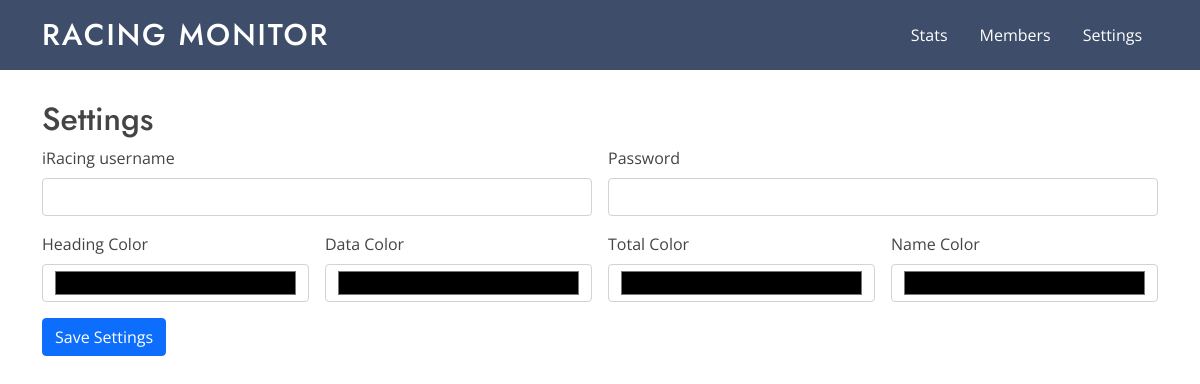
The page /meta (signed in) on the database as committed earlier.
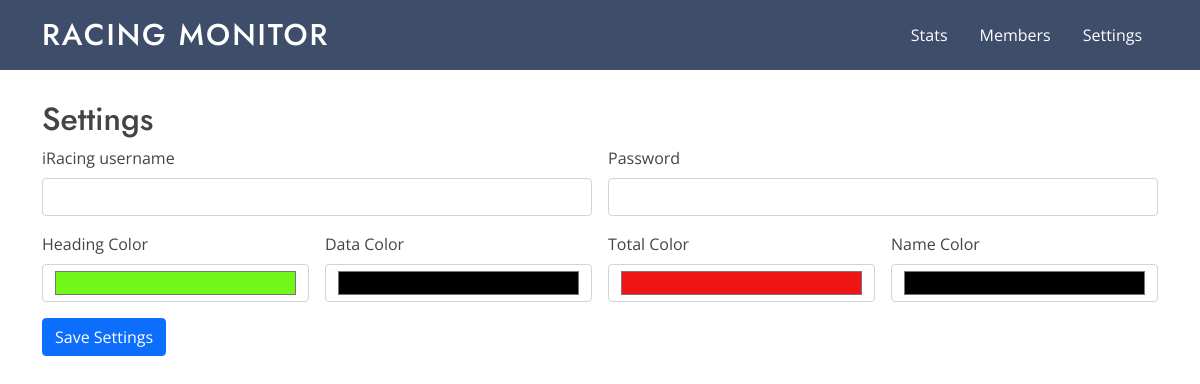
The same page on the database as committed later.
### mainapp/models.py (models this page shows)
class MetaInfo(models.Model):
  iRacing_username = models.EmailField()
  iRacing_password = models.CharField(max_length=255)
  heading_color = models.CharField(max_length=255)
  data_color = models.CharField(max_length=255)
  total_color = models.CharField(max_length=255)
  name_color = models.CharField(max_length=255)
  heading_font = models.CharField(max_length=255)
  data_font = models.CharField(max_length=255)
  total_font = models.CharField(max_length=255)
  name_font = models.CharField(max_length=255)

### mainapp/views.py (the view)
# urls.py: path('meta', views.meta, name='meta'),
@login_required
def meta(request):
  cur_setting = MetaInfo.objects.first()
  print(cur_setting)
  viewParams = {}
  if cur_setting is not None:
    viewParams['iRacing_username'] = cur_setting.iRacing_username
    fernet = Fernet(key)
    iRacing_password = fernet.decrypt(cur_setting.iRacing_password.encode()).decode()
    viewParams['iRacing_password'] = iRacing_password
    viewParams['heading_color'] = cur_setting.heading_color
    viewParams['data_color'] = cur_setting.data_color
    viewParams['total_color'] = cur_setting.total_color
    viewParams['name_color'] = cur_setting.name_color
    viewParams['heading_font'] = cur_setting.heading_font
    viewParams['data_font'] = cur_setting.data_font
    viewParams['total_font'] = cur_setting.total_font
    viewParams['name_font'] = cur_setting.name_font
  if request.method == 'GET':
    return render(request, 'mainapp/pages/meta.html', viewParams)

### templates/mainapp/pages/meta.html (shortened to what this page needs)
{% extends 'mainapp/layouts/landing_layout.html' %}
{% load static %}
{% block page_level_css%}
<link rel="stylesheet" type="text/css" href="{% static 'css/review_script.css' %}">
{% endblock %}
{% block content %}
<section class="simple-filler" style="padding:0;">
</section>
<section id="review_script" class="review_script" >
  <div class="container" data-aos="fade-up">
    <div class="row">
      <div class="md-class-3">
        <h2>Settings</h2>
      </div>
    </div>
    <form class="row g-3" action="{% url 'change_meta' %}" method="post">
      <div class="col-md-6">
        <label for="iRacing_username" class="form-label">iRacing username</label>
        <input type="email" class="form-control" id="iRacing_username" name="iRacing_username">
      </div>
      <div class="col-md-6">
        <label for="iRacing_password" class="form-label">Password</label>
        <input type="password" class="form-control" id="iRacing_password" name="iRacing_password">
      </div>
      <div class="col-3">
        <label for="inputAddress" class="form-label">Heading Color</label>
        <input type="color" class="form-control" id="inputAddress" placeholder="1234 Main St" name="heading_color" value="{{heading_color}}">
      </div>
      <div class="col-3">
        <label for="inputAddress" class="form-label">Data Color</label>
        <input type="color" class="form-control" id="inputAddress" placeholder="1234 Main St" name="data_color" value="{{data_color}}">
      </div>
      <div class="col-3">
        <label for="inputAddress" class="form-label">Total Color</label>
        <input type="color" class="form-control" id="inputAddress" placeholder="1234 Main St" name="total_color" value="{{total_color}}">
      </div>
      <div class="col-3">
        <label for="inputAddress" class="form-label">Name Color</label>
        <input type="color" class="form-control" id="inputAddress" placeholder="1234 Main St" name="name_color" value="{{name_color}}">
      </div>
      <div class="col-12">
        <button type="submit" class="btn btn-primary">Save Settings</button>
      </div>
    </form>
  </div>
</section>
{% endblock %}

### templates/mainapp/layouts/landing_layout.html (shortened to what this page needs)
{% load static %}
<!DOCTYPE html>
<html lang="en">
<head>
  <link rel="stylesheet" href="https://stackpath.bootstrapcdn.com/bootstrap/4.5.2/css/bootstrap.min.css">
  <link href="{% static 'vendor/aos/aos.css' %}" rel="stylesheet">
  <link href="{% static 'vendor/bootstrap/css/bootstrap.min.css'%}" rel="stylesheet">
  <link href="{% static 'vendor/bootstrap-icons/bootstrap-icons.css' %} " rel="stylesheet">
  <link href="{% static 'vendor/boxicons/css/boxicons.min.css'%}" rel="stylesheet">
  <link href="{% static 'vendor/glightbox/css/glightbox.min.css' %}" rel="stylesheet">
  <link href="{% static 'vendor/remixicon/remixicon.css' %}" rel="stylesheet">
  <link href="{% static 'vendor/swiper/swiper-bundle.min.css'%}" rel="stylesheet">
  <link href="{% static 'css/style.css' %}" rel="stylesheet">
  {% block page_level_css %}{% endblock%}
</head>
<body>
  {% include 'mainapp/partials/header.html' %}
  {% block content %} {%endblock%}
</body>
</html>

### templates/mainapp/partials/header.html (shortened to what this page needs)
 {% load static %}
 <header id="header" class="fixed-top {% if innerPage %}header-inner-pages{% endif %}">
  <div class="container d-flex align-items-center">
    <h1 class="logo me-auto"><a href="{% url 'stats' %}">Racing Monitor</a></h1>
    <nav id="navbar" class="navbar" style="background-color: transparent;">
      <ul>
        <li><a class="nav-link scrollto" href="{% url 'stats' %}">Stats</a></li>
        <li><a class="nav-link scrollto" href="{% url 'members' %}">Members</a></li>
        <li><a class="nav-link scrollto" href="{% url 'meta' %}">Settings</a></li>
      </ul>
    </nav>
  </div>
</header>

### templates/mainapp/partials/footer.html (shortened to what this page needs)
  {% load static %}

### static/css/style.css (style rules this page uses)
body { font-family: "Open Sans", sans-serif; color: #444444; user-select: none; }
a { color: #47b2e4; text-decoration: none; }
h1, h2, h3, h4, h5, h6 { font-family: "Jost", sans-serif; }
#header { transition: all 0.5s; z-index: 997; padding: 15px 0; }
#header .logo { font-size: 30px; margin: 0; padding: 0; line-height: 1; font-weight: 500; letter-spacing: 2px; text-transform: uppercase; }
#header .logo a { color: #fff; }
.navbar { padding: 0; }
.navbar ul { margin: 0; padding: 0; display: flex; list-style: none; align-items: center; }
.navbar li { position: relative; }
.navbar a, .navbar a:focus { display: flex; align-items: center; justify-content: space-between; color: #fff; white-space: nowrap; transition: 0.3s; }
section { padding: 30px 0; overflow: hidden; }
.simple-filler { width: 100%; height: 70px; background: rgba(40, 58, 90, 0.9); }

Rows that differ between the two databases and show on the page:
changed MetaInfo: heading_color "#000000" → "#71f718"; total_color "#000000" → "#ef1515"
